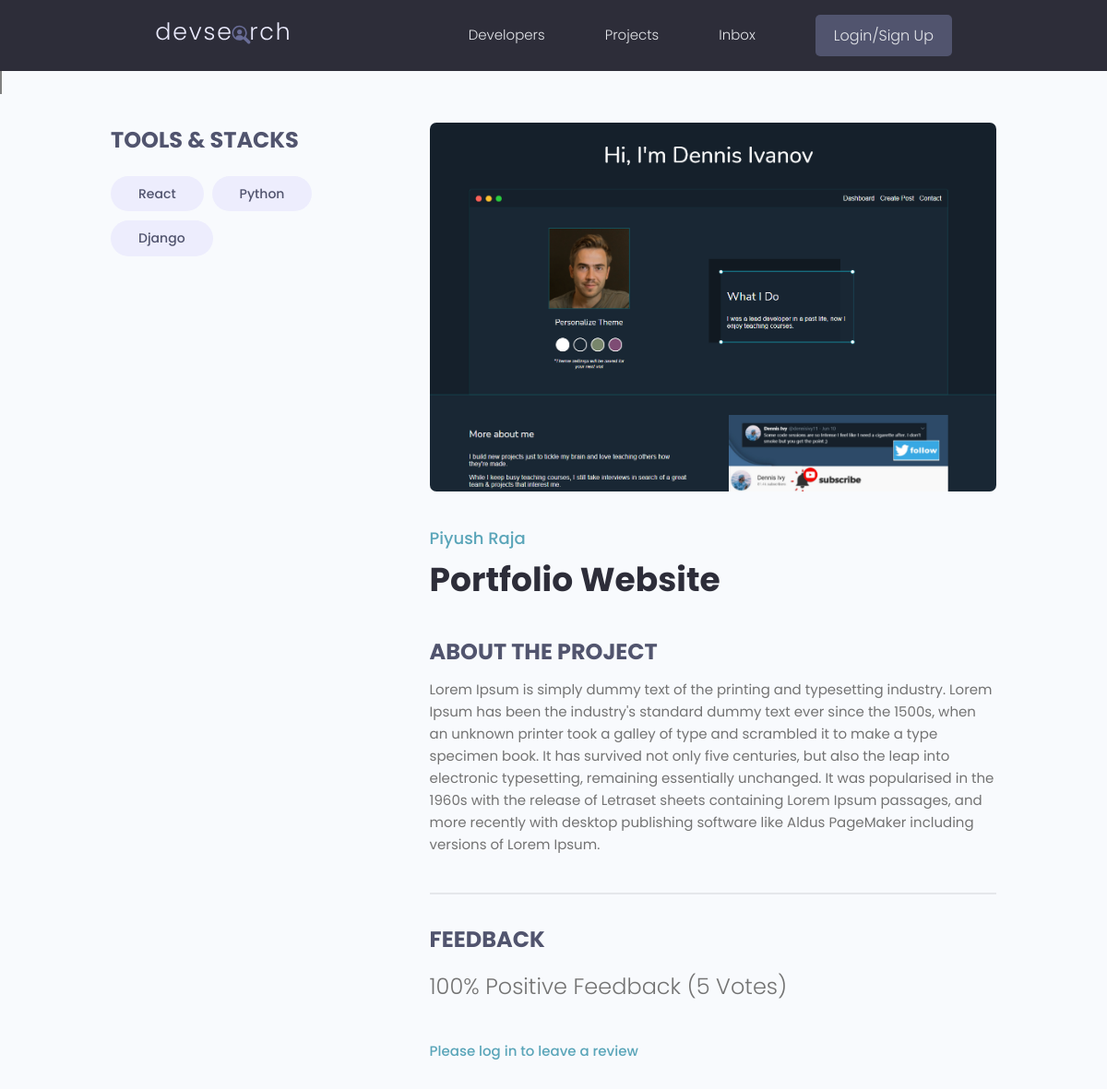
The page /project/e588b43f-4bae-4d4e-bb32-b1ea20846878/ on the database as committed earlier.
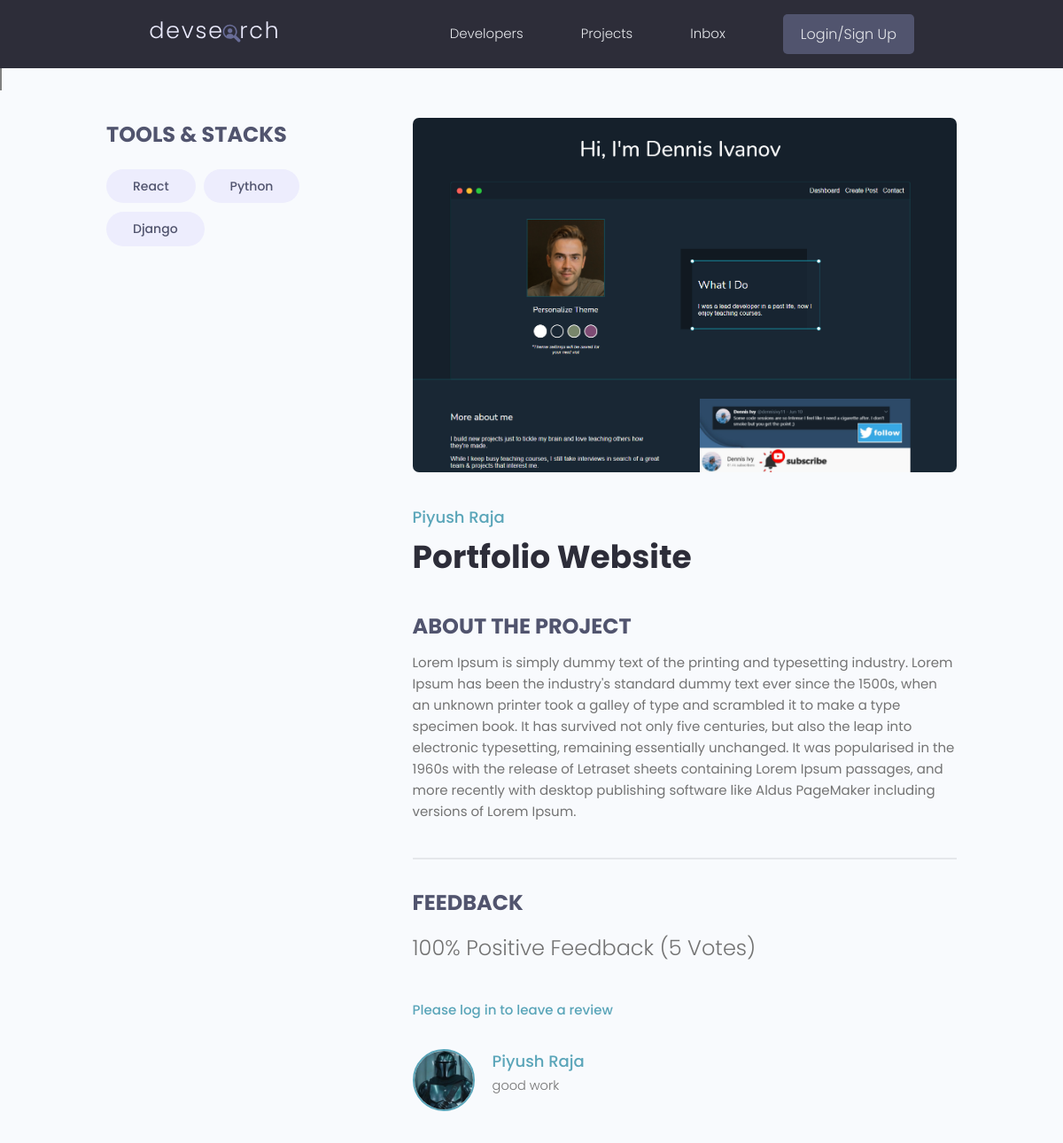
The same page on the database as committed later.
### projects/models.py (models this page shows, shortened)
class Tag(models.Model) :
    name=models.CharField(max_length=300)
    created=models.DateTimeField(auto_now_add=True)
    id=models.UUIDField(default=uuid.uuid4,unique=True, primary_key=True,editable=False)
    def __str__(self):
        return self.name

class Review(models.Model) :
    VOTE_TYPE = (
        ('up', 'Up Vote'),
        ('down', 'Down Vote')
    )
    owner=models.ForeignKey(Profile,on_delete=models.CASCADE, null=True)
    project=models.ForeignKey(Project, on_delete=models.CASCADE)
    body = models.TextField(null=True, blank=True)
    value = models.CharField(max_length=200,choices=VOTE_TYPE)
    id=models.UUIDField(default=uuid.uuid4,unique=True, primary_key=True,editable=False)
    class Meta :
        unique_together = [['owner','project']]

### users/models.py (models this page shows, shortened)
class Profile(models.Model) :
    user = models.OneToOneField(User, on_delete=models.CASCADE,null=True,blank=True)
    name=models.CharField(max_length=200,blank=True,null=True)
    email=models.EmailField(max_length=500, blank=True,null=True)
    username=models.CharField(max_length=200,blank=True,null=True)
    location=models.CharField(max_length=200,blank=True,null=True)
    short_intro=models.CharField(max_length=200,blank=True,null=True)
    bio = models.TextField(blank=True,null=True )
    profile_image=models.ImageField(null=True,blank=True,upload_to='profiles/',default="profiles/user-default.png")
    social_github=models.CharField(max_length=200,blank=True,null=True)
    social_twitter=models.CharField(max_length=200,blank=True,null=True)
    social_linkedin=models.CharField(max_length=200,blank=True,null=True)
    social_youtube=models.CharField(max_length=200,blank=True,null=True)
    social_website=models.CharField(max_length=200,blank=True,null=True)
    created=models.DateTimeField(auto_now_add=True)
    id=models.UUIDField(default=uuid.uuid4,unique=True,primary_key=True,editable=False)

### projects/views.py (the view, shortened to what this page needs)
# urls.py: path('project/<str:pk>/',views.project,name="project"),
def project(request,pk) :
    projectObj=Project.objects.get(id=pk)
    form=ReviewForm()
    return render(request,'projects/single-project.html', {'project' : projectObj,'form' : form} )

### projects/models.py (called while the page is built)
    @property
    def reviewers(self) :
        queryset = self.review_set.all().values_list('owner__id', flat=True)
        return queryset

### projects/templates/projects/single-project.html (shortened to what this page needs)
  {% extends 'main.html' %}
  {% block content %}
    <span style="border: 1px solid grey">{{tag}}</span>
    <main class="singleProject my-md">
      <div class="container">
        <div class="layout">
          <div class="column column--1of3">
            <h3 class="singleProject__subtitle">Tools & Stacks</h3>
            <div class="singleProject__toolStack">
              {% for tag in project.tags.all %}
              <span class="tag tag--pill tag--sub tag--lg">
                <small>{{tag}}</small>
              </span>
              {% endfor %}
            </div>
          </div>
          <div class="column column--2of3">
            <img class="singleProject__preview" src="{{project.featured_image.url}}" alt="portfolio thumbnail" />
            <a href="profile.html" class="singleProject__developer">{{project.owner.name}}</a>
            <h2 class="singleProject__title">{{project.title}}</h2>
            <h3 class="singleProject__subtitle">About the Project</h3>
            <div class="singleProject__info">{{project.description}}
            </div>
            <div class="comments">
              <h3 class="singleProject__subtitle">Feedback</h3>
              <h5 class="project--rating">
                {{project.vote_ratio}}% Positive Feedback ({{project.vote_total}} Vote{{project.vote_total|pluralize:"s"}})
              </h5>
              {% if request.user.profile.id in project.reviewers  %}
                <p>You have already submitted your review for this project</p>
                {% elif  request.user.profile == project.owner %}
                <p>You cannot review your own work</p>
              {% else %}
              <a href ="{% url 'login' %}?next={{request.path}}">Please log in to leave a review </a>
              {% endif %}
              <div class="commentList">
                {% for review in project.review_set.all %}
                {% if review.body %}
                <div class="comment">
                  <a href="{% url 'user-profile' review.owner.id %}">
                    <img class="avatar avatar--md" src="{{review.owner.profile_image.url}}" alt="user" />
                  </a>
                  <div class="comment__details">
                    <a href="{% url 'user-profile' review.owner.id %}" class="comment__author">{{review.owner.name}}</a>
                    <p class="comment__info">{{review.body}}
                    </p>
                  </div>
                </div>
                {% endif %}
                {% endfor %}
              </div>
            </div>
          </div>
        </div>
      </div>
    </main>
  <br>
  {% endblock %}

Rows that differ between the two databases and show on the page:
added Review: owner.profile_image (picture), owner.name "Piyush Raja", body "good work"
